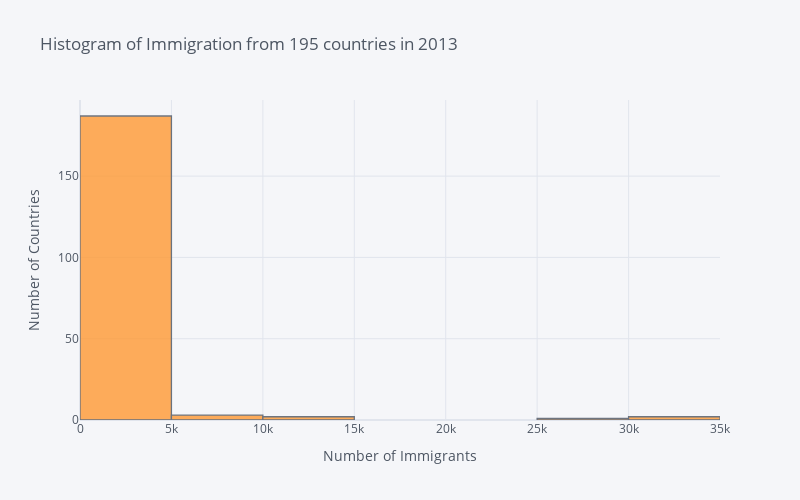

Source (notebook cell):
### Markdown cell above
# using plotly and cufflinks

### Code cell
# Create a histogram trace using Cufflinks
histogram = df_can['2013'].iplot(kind='histogram', bins=len(bin_edges),
                                  xTitle='Number of Immigrants', yTitle='Number of Countries',
                                  title='Histogram of Immigration from 195 countries in 2013',
                                  dimensions=(800, 500), asFigure=True)

# Update the layout
histogram.update_layout(showlegend=False)

# Show the histogram
histogram.show()

### Figure 1 — Plotly figure (JSON) as saved in the notebook; plotly's stock layout.template omitted (floating-point values rounded to 4 significant figures; data arrays with more than 128 entries replaced by an {"elided": "..."} marker saying what was removed)
{"data": [{"histfunc": "count", "histnorm": "", "marker": {"color": "rgba(255, 153, 51, 1.0)", "line": {"color": "#4D5663", "width": 1.3}}, "name": "2013", "nbinsx": 11, "opacity": 0.8, "orientation": "v", "type": "histogram", "x": {"elided": "195 int values"}}], "layout": {"barmode": "overlay", "height": 500, "legend": {"bgcolor": "#F5F6F9", "font": {"color": "#4D5663"}}, "paper_bgcolor": "#F5F6F9", "plot_bgcolor": "#F5F6F9", "showlegend": false, "title": {"font": {"color": "#4D5663"}, "text": "Histogram of Immigration from 195 countries in 2013"}, "width": 800, "xaxis": {"gridcolor": "#E1E5ED", "showgrid": true, "tickfont": {"color": "#4D5663"}, "title": {"font": {"color": "#4D5663"}, "text": "Number of Immigrants"}, "zerolinecolor": "#E1E5ED"}, "yaxis": {"gridcolor": "#E1E5ED", "showgrid": true, "tickfont": {"color": "#4D5663"}, "title": {"font": {"color": "#4D5663"}, "text": "Number of Countries"}, "zerolinecolor": "#E1E5ED"}}}
